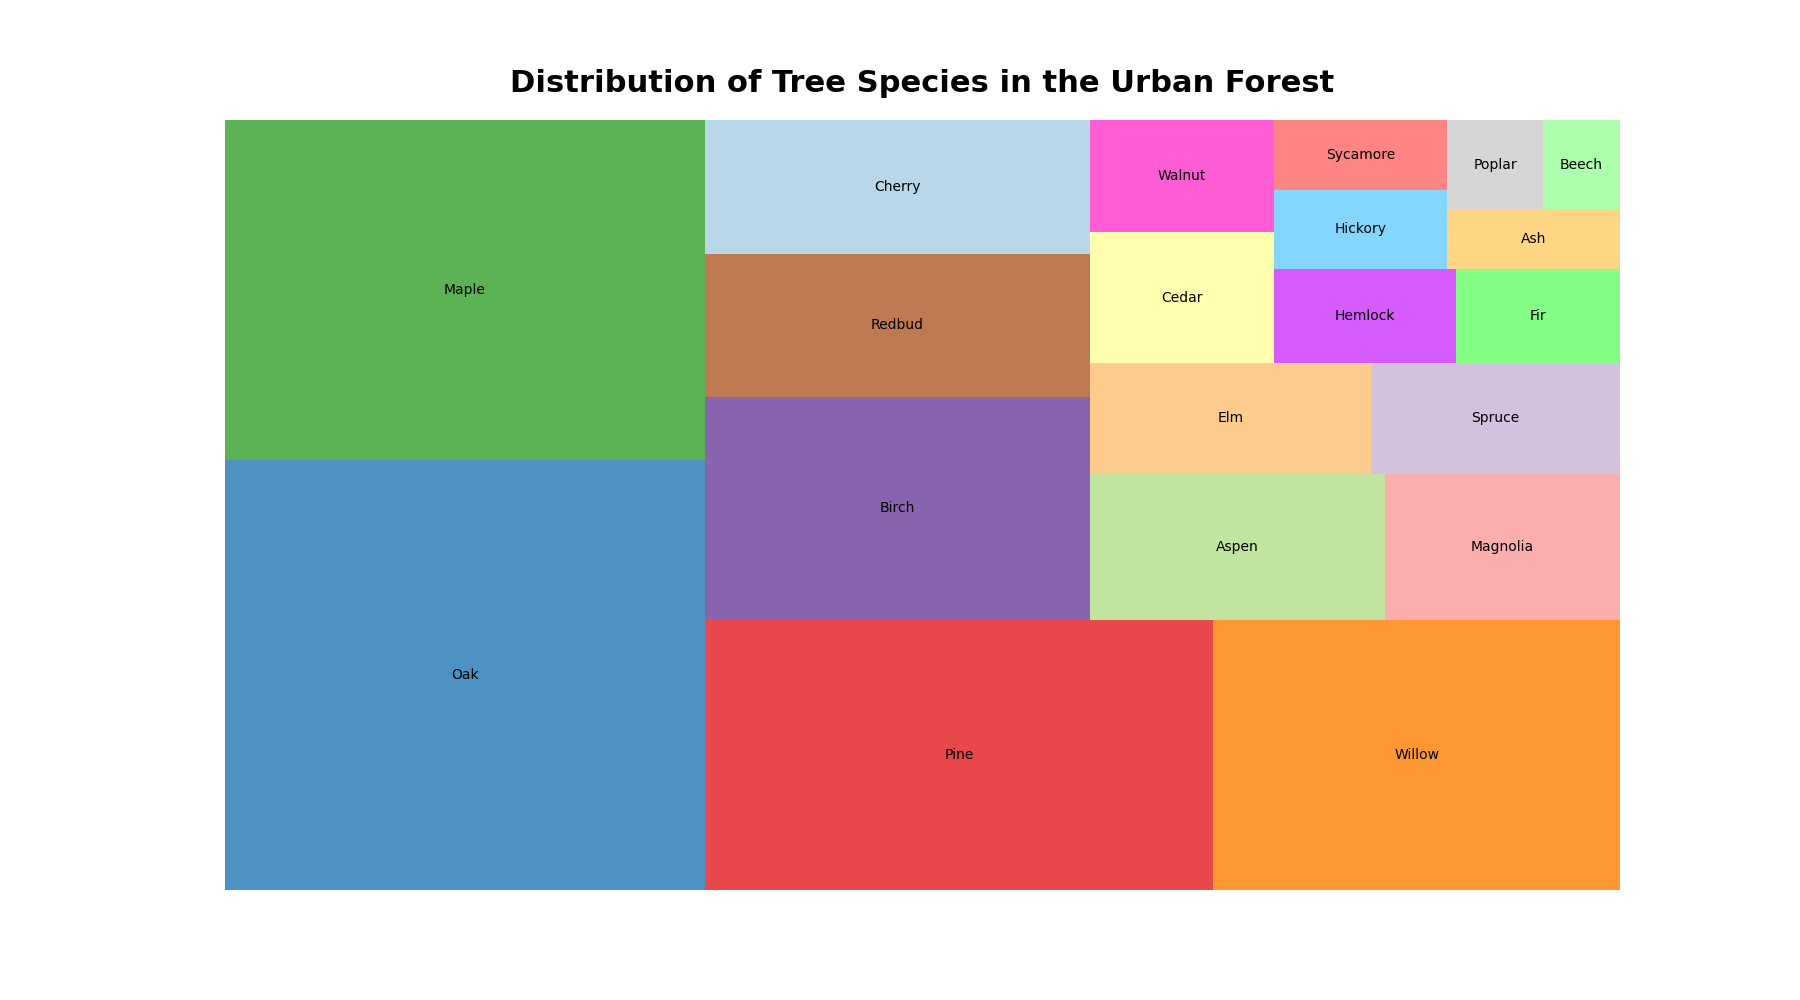

This figure's Python source:

import matplotlib.pyplot as plt
import squarify

categories = ['Oak', 'Maple', 'Pine', 'Willow', 'Birch', 'Redbud', 'Cherry', 'Aspen', 'Magnolia', 'Elm', 'Spruce', 'Cedar', 'Walnut', 'Hemlock', 'Fir', 'Hickory', 'Sycamore', 'Ash', 'Poplar', 'Beech']
count = [1200, 950, 800, 640, 500, 320, 300, 250, 200, 180, 160, 140, 120, 100, 90, 80, 70, 60, 50, 40]

color_palette = ['#1f78b4', '#33a02c', '#e31a1c', '#ff7f00', '#6a3d9a', '#b15928', '#a6cee3', '#b2df8a', '#fb9a99', '#fdbf6f', '#cab2d6', '#ffff99', '#ff33cc', '#cc33ff', '#66ff66', '#66ccff', '#ff6666', '#ffcc66', '#cccccc', '#99ff99']
plt.figure(figsize=(18, 10))

squarify.plot(sizes=count, label=categories, color=color_palette, alpha=0.8)

plt.title('Distribution of Tree Species in the Urban Forest', fontsize=22, fontweight='bold', pad=20)
plt.axis('off')

plt.show()
